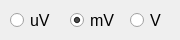
               <widget class="QWidget" name="tab">
                <attribute name="title">
                 <string>V unit</string>
                </attribute>
                <widget class="QRadioButton" name="radioButton_mv_keithley">
                 <property name="geometry">
                  <rect>
                   <x>70</x>
                   <y>10</y>
                   <width>51</width>
                   <height>21</height>
                  </rect>
                 </property>
                 <property name="font">
                  <font>
                   <pointsize>12</pointsize>
                  </font>
                 </property>
                 <property name="text">
                  <string>mV</string>
                 </property>
                 <property name="checked">
                  <bool>true</bool>
                 </property>
                </widget>
                <widget class="QRadioButton" name="radioButton_v_keithley">
                 <property name="geometry">
                  <rect>
                   <x>130</x>
                   <y>10</y>
                   <width>41</width>
                   <height>21</height>
                  </rect>
                 </property>
                 <property name="font">
                  <font>
                   <pointsize>12</pointsize>
                  </font>
                 </property>
                 <property name="text">
                  <string>V</string>
                 </property>
                </widget>
                <widget class="QRadioButton" name="radioButton_uv_keithley">
                 <property name="geometry">
                  <rect>
                   <x>10</x>
                   <y>10</y>
                   <width>51</width>
                   <height>21</height>
                  </rect>
                 </property>
                 <property name="font">
                  <font>
                   <pointsize>12</pointsize>
                  </font>
                 </property>
                 <property name="text">
                  <string>uV</string>
                 </property>
                </widget>
               </widget>
